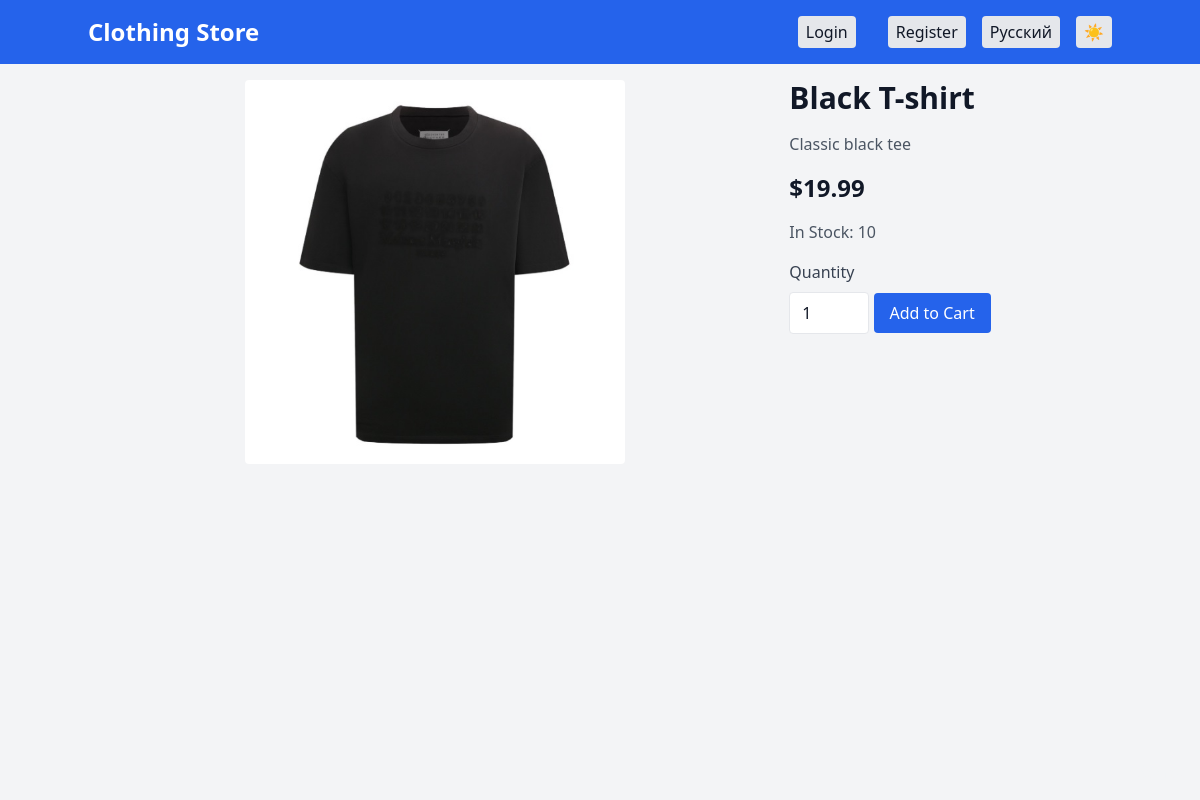
The app's page /product/4 with its own data.
### server.py (models this page shows)
class Product(db.Model):
    id = db.Column(db.Integer, primary_key=True)
    name_en = db.Column(db.String(120), nullable=False)
    name_ru = db.Column(db.String(120), nullable=False)
    price = db.Column(db.Float, nullable=False)
    description_en = db.Column(db.Text, nullable=True)
    description_ru = db.Column(db.Text, nullable=True)
    image = db.Column(db.String(120), nullable=True)
    stock = db.Column(db.Integer, nullable=False, default=0)
    restock_time = db.Column(db.DateTime(timezone=True), nullable=True)

### server.py (the view)
@app.route('/product/<int:product_id>')
def product_detail(product_id):
    lang = session.get('lang', 'en')
    product = Product.query.get_or_404(product_id)
    return render_template('product.html', product=product, t=translations[lang], lang=lang)

### templates/product.html
{% extends 'base.html' %}
{% block content %}
    <div class="flex flex-col md:flex-row gap-6">
        <div class="relative w-full md:w-2/3 h-96 flex items-center justify-center">
            <img src="{{ url_for('static', filename='images/' + product.image) if product.image and product.image in ['Baggy_Jeans.jpg', 'Baggy_pants.jpg', 'Bandana_T-shirt.jpg', 'Black_T-shirt.jpg', 'BLG_T-shirt.jpg', 'Blue_T-shirt.jpg', 'Cargo_pants.jpg', 'Fashion_boots.jpg', 'Fashion_sneakers.jpg', 'Fashion_t-shirt.jpg', 'Fashionable_T-shirt.jpg', 'Glitter_t-shirt.jpg', 'Gray_sweater.jpg', 'Green_T-shirt.jpg', 'Jeans1.jpg', 'jungle_t-shirt.jpg', 'polo.jpg', 'Red_sneakers.jpg', 'Running_sneakers.jpg', 'Spotted_pants.jpg', 'Sweater.jpg', 'Torn_bt-shirt.jpg', 'Torn_t-shirt.jpg', 'trousers.jpg', 'T-shirt.jpg', 'T-shirt_w_print.jpg', 'turquoise_t-shirt.jpg', 'W_T-shirt.jpg', 'White_boots.jpg'] else 'https://via.placeholder.com/300' }}" alt="{{ product.name_en if lang == 'en' else product.name_ru }}" class="max-h-full max-w-full object-contain rounded">
        </div>
        <div>
            <h1 class="text-3xl font-bold mb-4">{{ product.name_en if lang == 'en' else product.name_ru }}</h1>
            <p class="text-gray-600 dark:text-gray-300 mb-4">{{ product.description_en if lang == 'en' else product.description_ru }}</p>
            <p class="text-2xl font-bold mb-4">${{ "%.2f" % product.price }}</p>
            <p class="text-gray-600 dark:text-gray-300 mb-4">{{ t.stock.format(product.stock) }}</p>
            {% if product.stock > 0 %}
                <form method="POST" action="{{ url_for('add_to_cart', product_id=product.id) }}">
                    <label for="quantity" class="block text-gray-700 dark:text-gray-300 mb-2">{{ t.quantity }}</label>
                    <input type="number" name="quantity" id="quantity" value="1" min="1" max="{{ product.stock }}" class="w-20 border rounded px-3 py-2 mb-4 bg-white dark:bg-gray-700 text-gray-900 dark:text-gray-100">
                    <button type="submit" class="bg-blue-600 dark:bg-blue-700 text-white px-4 py-2 rounded hover:bg-blue-700 dark:hover:bg-blue-600">{{ t.add_to_cart }}</button>
                </form>
            {% else %}
                <p class="text-red-600 dark:text-red-400">{{ t.out_of_stock }}</p>
            {% endif %}
        </div>
    </div>
{% endblock %}

### records on screen
Product: image (picture), name_en "Black T-shirt", description_en "Classic black tee", price "19.99", stock.format "In Stock: 10"

### other values on screen
{{ t.title }} "Clothing Store"
{{ t.login }} "Login"
{{ t.register }} "Register"
{{ t.language }} "Русский"
{{ t.quantity }} "Quantity"
{{ t.add_to_cart }} "Add to Cart"
